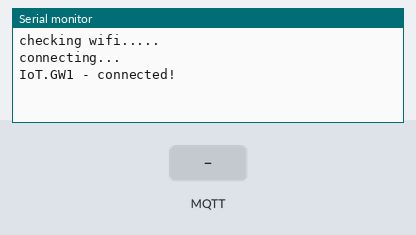
Bench run of a sketch on a simulated ESP32. Shown: the last lines printed to the serial monitor. Inputs (shaded band) come from the test bench. WiFi joins after 1.5 s; servers stay silent unless stated; no MQTT or app messages arrive unless stated.

Above: at 4.2 s.
4.3 s: MQTT message "1" arrives on the first subscribed topic
At 5.3 s:
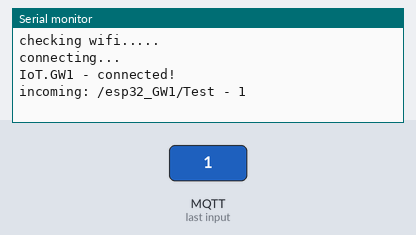
5.8 s: MQTT message "on" arrives on the first subscribed topic
At 6.3 s:
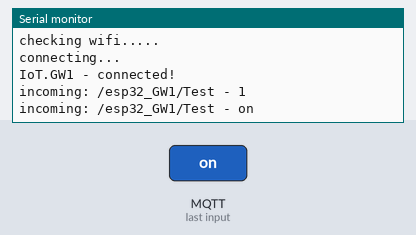
7.3 s: MQTT message "off" arrives on the first subscribed topic
At 7.7 s:
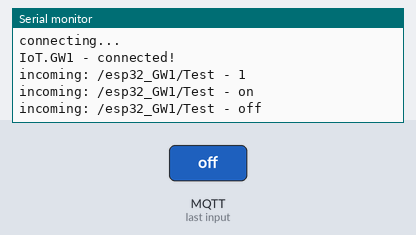

The sketch:

esp32.mini.MQTT.subsc.publish.210214.ino
```cpp
#include <WiFi.h>
#include <MQTT.h>

#define NT  4  // max number of terminals
#define NTS 4  // max number of sensors per terminal

const char* ssid = "Livebox-08B0";
const char* pass = "G79ji6dtEptVTPWmZP";


const char* mqttServer = "broker.emqx.io";


WiFiClient net;
MQTTClient client;
unsigned long lastMillis = 0;

void connect() {
  char cbuff[128];
  Serial.print("checking wifi...");
  while (WiFi.status() != WL_CONNECTED) {
    Serial.print(".");
    delay(1000);
  }
  Serial.print("\nconnecting...");
  while (!client.connect("IoT.GW1")) {
    Serial.print("."); delay(1000);
  }
  Serial.println("\nIoT.GW1 - connected!");
  client.subscribe("/esp32_GW1/Test");
  delay(1000);

}

void messageReceived(String &topic, String &payload) {
  Serial.println("incoming: " + topic + " - " + payload);
  // send LoRa message depending on topic
}


void setup() {
  Serial.begin(9600);
  WiFi.begin(ssid, pass);
  client.begin(mqttServer, net);
  client.onMessage(messageReceived);
  connect();
}

int val=0;
void loop() {
 char cbuff[128], vbuff[15];
  client.loop();
  delay(10);  // <- fixes some issues with WiFi stability
  if (!client.connected()) { connect(); }
  if (millis() - lastMillis > 20000) {   // publish a message every 10 seconds
    lastMillis = millis();
    sprintf(vbuff,"%d",val);
    client.publish("/esp32_GW1/Test", vbuff);
    val++;
    delay(4000);

  }
}
```

Measured:
- after the input at 4.3 s, the serial monitor: prints a new line at once (image 1)
- after the input at 5.8 s, the serial monitor: prints a new line at once (image 2)
- after the input at 7.3 s, the serial monitor: prints a new line at once (image 3)
